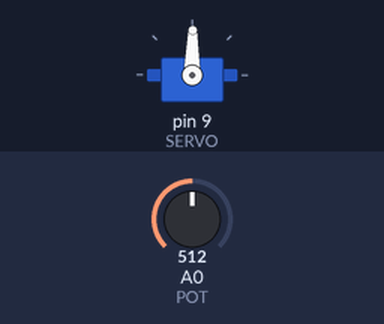
Simulated run of this sketch. Board: Arduino Uno, built with avr-gcc and run on an emulated ATmega328P. Shown: servo. The inputs (shaded band) are chosen by the test bench; at power-on: A0 (POT) = 512.

Above: at 1.2 s.
1.3 s: A0 (POT) set to 716
At 2.2 s:
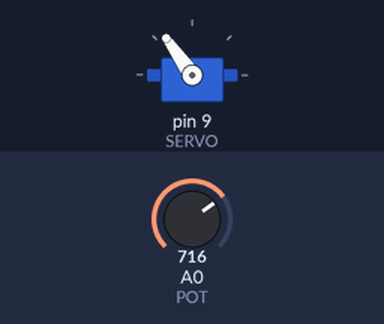
2.8 s: A0 (POT) set to 900
At 3.1 s:
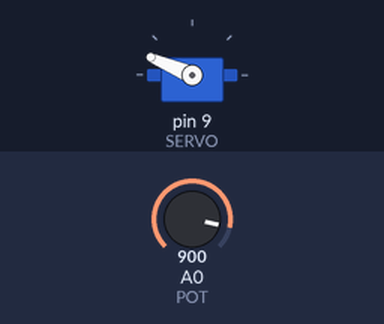
4.3 s: A0 (POT) set to 1023
At 5.5 s:
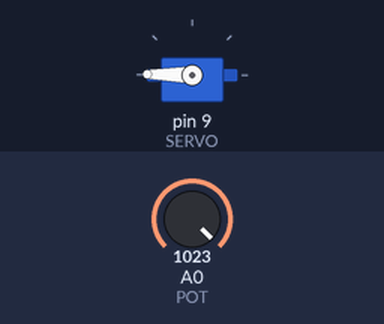
5.8 s: A0 (POT) set to 306
At 6.6 s:
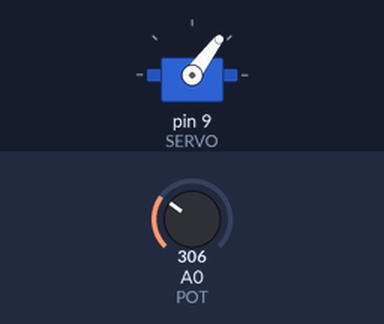
7.3 s: A0 (POT) set to 122
At 8.0 s:
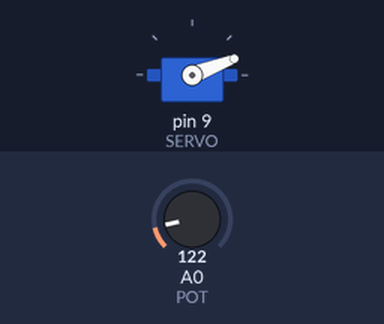
8.8 s: A0 (POT) set to 511
At 10.0 s:
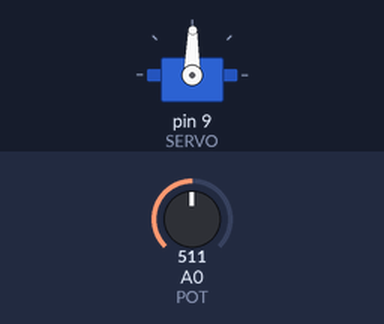
Timing chart, 0 to 11.3 s (numbered marks = the images above; inputs shaded):
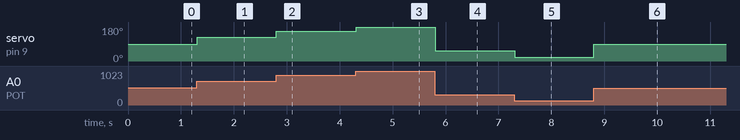

Measured:
- after the input at 1.3 s, servo on pin 9 (SERVO): 89° → 125° at once
- after the input at 2.8 s, servo on pin 9 (SERVO): 125° → 157° at once
- after the input at 4.3 s, servo on pin 9 (SERVO): 157° → 179° at once
- after the input at 5.8 s, servo on pin 9 (SERVO): 179° → 53° at once
- after the input at 7.3 s, servo on pin 9 (SERVO): 53° → 21° at once
- after the input at 8.8 s, servo on pin 9 (SERVO): 21° → 89° at once

The sketch:

5.1.Servo.ino
```cpp
#include <Servo.h> //Библиотека управления сервоприводами

#define SERVO 9 // Сервопривод
#define POT A0 // Потенциометр

Servo myServo; // Объявляем переменную myServo как сервопривод
int val = 0; // Хранение значения потенциометра

void setup() {
  myServo.attach(SERVO); //Подключаем объект сервопривода
}

void loop() {
  val = analogRead(POT);
  val = map(val, 0, 1023, 0, 179); // Масштабируем сигнал с потенциометра в угол поворота сервопривода
  myServo.write(val); // Задаем положение приводу
  delay(15);
}
```
